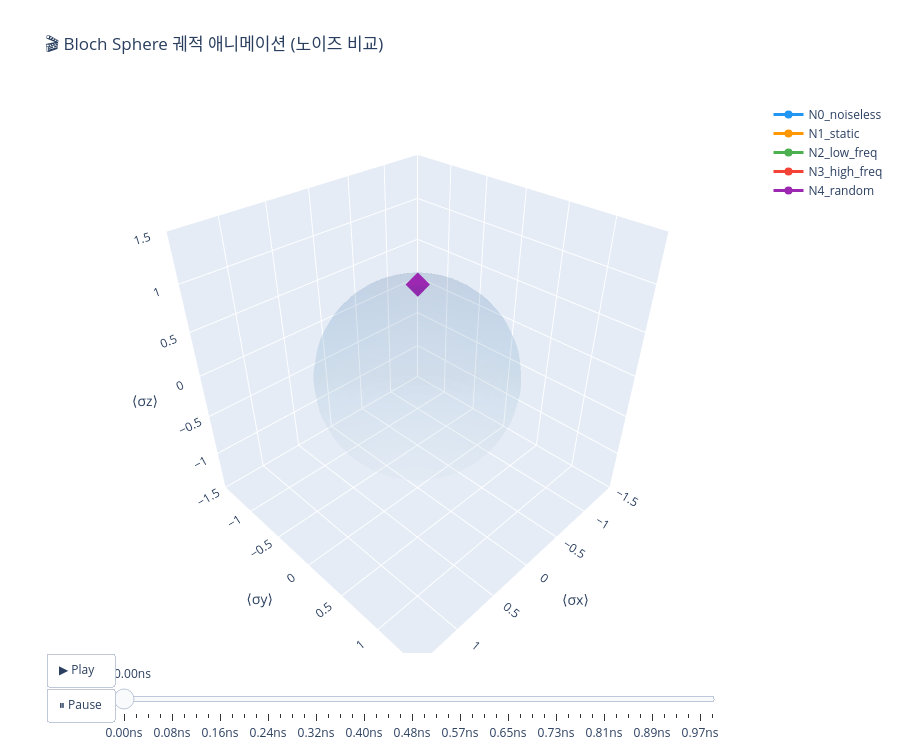

Notebook code cell kept with this figure:
### Code cell
# ===== Bloch Sphere 애니메이션 =====
# 시간 단계별 프레임 생성

frames = []
n_frames = min(50, n_time_steps)
frame_indices = np.linspace(0, n_time_steps - 1, n_frames, dtype=int)

anim_data = []
for step_idx in frame_indices:
    for name, coords in trajectories.items():
        anim_data.append({
            'x': coords[step_idx, 0],
            'y': coords[step_idx, 1],
            'z': coords[step_idx, 2],
            'noise': name,
            'time_step': int(step_idx),
            'time_ns': time_grid[step_idx]
        })

# 프레임별 데이터
for step_idx in frame_indices:
    frame_traces = []
    for idx, (name, coords) in enumerate(trajectories.items()):
        # 궤적 (처음부터 현재까지)
        frame_traces.append(go.Scatter3d(
            x=coords[:step_idx+1, 0], y=coords[:step_idx+1, 1], z=coords[:step_idx+1, 2],
            mode='lines', line=dict(width=3, color=colors[idx % len(colors)]),
            name=name, showlegend=True
        ))
        # 현재 위치
        frame_traces.append(go.Scatter3d(
            x=[coords[step_idx, 0]], y=[coords[step_idx, 1]], z=[coords[step_idx, 2]],
            mode='markers', marker=dict(size=8, color=colors[idx % len(colors)], symbol='diamond'),
            showlegend=False
        ))
    frames.append(go.Frame(data=frame_traces, name=str(step_idx)))

# 초기 프레임
init_traces = []
for idx, (name, coords) in enumerate(trajectories.items()):
    init_traces.append(go.Scatter3d(
        x=[coords[0, 0]], y=[coords[0, 1]], z=[coords[0, 2]],
        mode='lines+markers', line=dict(width=3, color=colors[idx % len(colors)]),
        marker=dict(size=8, color=colors[idx % len(colors)]),
        name=name
    ))
    init_traces.append(go.Scatter3d(
        x=[coords[0, 0]], y=[coords[0, 1]], z=[coords[0, 2]],
        mode='markers', marker=dict(size=8, color=colors[idx % len(colors)], symbol='diamond'),
        showlegend=False
    ))

# 구 표면 추가
init_traces.insert(0, go.Surface(
    x=x_sphere, y=y_sphere, z=z_sphere,
    opacity=0.08, colorscale='Blues', showscale=False, hoverinfo='skip'
))

fig_anim = go.Figure(data=init_traces, frames=frames)
fig_anim.update_layout(
    title='🎬 Bloch Sphere 궤적 애니메이션 (노이즈 비교)',
    scene=dict(
        xaxis_title='⟨σx⟩', yaxis_title='⟨σy⟩', zaxis_title='⟨σz⟩',
        aspectmode='cube',
        xaxis=dict(range=[-1.5, 1.5]),
        yaxis=dict(range=[-1.5, 1.5]),
        zaxis=dict(range=[-1.5, 1.5])
    ),
    updatemenus=[dict(
        type='buttons', showactive=False, x=0.05, y=0,
        buttons=[
            dict(label='▶ Play', method='animate',
                 args=[None, dict(frame=dict(duration=100, redraw=True), fromcurrent=True)]),
            dict(label='⏸ Pause', method='animate',
                 args=[[None], dict(frame=dict(duration=0, redraw=False), mode='immediate')])
        ]
    )],
    sliders=[dict(
        active=0, yanchor='top', xanchor='left', x=0.05, y=0.02, len=0.9,
        steps=[dict(args=[[str(si)], dict(frame=dict(duration=100, redraw=True), mode='immediate')],
                    method='animate', label=f'{time_grid[si]:.2f}ns')
               for si in frame_indices]
    )],
    width=900, height=750
)
fig_anim.show()
print("🎬 Bloch Sphere 애니메이션 완료")

### Figure 1 — Plotly figure (JSON) as saved in the notebook; plotly's stock layout.template omitted (floating-point values rounded to 4 significant figures; data arrays with more than 128 entries replaced by an {"elided": "..."} marker saying what was removed)
{"data": [{"colorscale": [[0, "rgb(247,251,255)"], [0.125, "rgb(222,235,247)"], [0.25, "rgb(198,219,239)"], [0.375, "rgb(158,202,225)"], [0.5, "rgb(107,174,214)"], [0.625, "rgb(66,146,198)"], [0.75, "rgb(33,113,181)"], [0.875, "rgb(8,81,156)"], [1, "rgb(8,48,107)"]], "hoverinfo": "skip", "opacity": 0.08, "showscale": false, "type": "surface", "x": {"elided": "30x30 float values"}, "y": {"elided": "30x30 float values"}, "z": {"elided": "30x30 float values"}}, {"line": {"color": "#2196F3", "width": 3}, "marker": {"color": "#2196F3", "size": 8}, "mode": "lines+markers", "name": "N0_noiseless", "type": "scatter3d", "x": [0], "y": [0], "z": [1]}, {"marker": {"color": "#2196F3", "size": 8, "symbol": "diamond"}, "mode": "markers", "showlegend": false, "type": "scatter3d", "x": [0], "y": [0], "z": [1]}, {"line": {"color": "#FF9800", "width": 3}, "marker": {"color": "#FF9800", "size": 8}, "mode": "lines+markers", "name": "N1_static", "type": "scatter3d", "x": [0], "y": [0], "z": [1]}, {"marker": {"color": "#FF9800", "size": 8, "symbol": "diamond"}, "mode": "markers", "showlegend": false, "type": "scatter3d", "x": [0], "y": [0], "z": [1]}, {"line": {"color": "#4CAF50", "width": 3}, "marker": {"color": "#4CAF50", "size": 8}, "mode": "lines+markers", "name": "N2_low_freq", "type": "scatter3d", "x": [0], "y": [0], "z": [1]}, {"marker": {"color": "#4CAF50", "size": 8, "symbol": "diamond"}, "mode": "markers", "showlegend": false, "type": "scatter3d", "x": [0], "y": [0], "z": [1]}, {"line": {"color": "#f44336", "width": 3}, "marker": {"color": "#f44336", "size": 8}, "mode": "lines+markers", "name": "N3_high_freq", "type": "scatter3d", "x": [0], "y": [0], "z": [1]}, {"marker": {"color": "#f44336", "size": 8, "symbol": "diamond"}, "mode": "markers", "showlegend": false, "type": "scatter3d", "x": [0], "y": [0], "z": [1]}, {"line": {"color": "#9C27B0", "width": 3}, "marker": {"color": "#9C27B0", "size": 8}, "mode": "lines+markers", "name": "N4_random", "type": "scatter3d", "x": [0], "y": [0], "z": [1]}, {"marker": {"color": "#9C27B0", "size": 8, "symbol": "diamond"}, "mode": "markers", "showlegend": false, "type": "scatter3d", "x": [0], "y": [0], "z": [1]}], "layout": {"height": 750, "scene": {"aspectmode": "cube", "xaxis": {"range": [-1.5, 1.5], "title": {"text": "⟨σx⟩"}}, "yaxis": {"range": [-1.5, 1.5], "title": {"text": "⟨σy⟩"}}, "zaxis": {"range": [-1.5, 1.5], "title": {"text": "⟨σz⟩"}}}, "sliders": [{"active": 0, "len": 0.9, "steps": [{"args": [["0"], {"frame": {"duration": 100, "redraw": true}, "mode": "immediate"}], "label": "0.00ns", "method": "animate"}, {"args": [["2"], {"frame": {"duration": 100, "redraw": true}, "mode": "immediate"}], "label": "0.02ns", "method": "animate"}, {"args": [["4"], {"frame": {"duration": 100, "redraw": true}, "mode": "immediate"}], "label": "0.04ns", "method": "animate"}, {"args": [["6"], {"frame": {"duration": 100, "redraw": true}, "mode": "immediate"}], "label": "0.06ns", "method": "animate"}, {"args": [["8"], {"frame": {"duration": 100, "redraw": true}, "mode": "immediate"}], "label": "0.08ns", "method": "animate"}, {"args": [["10"], {"frame": {"duration": 100, "redraw": true}, "mode": "immediate"}], "label": "0.10ns", "method": "animate"}, {"args": [["12"], {"frame": {"duration": 100, "redraw": true}, "mode": "immediate"}], "label": "0.12ns", "method": "animate"}, {"args": [["14"], {"frame": {"duration": 100, "redraw": true}, "mode": "immediate"}], "label": "0.14ns", "method": "animate"}, {"args": [["16"], {"frame": {"duration": 100, "redraw": true}, "mode": "immediate"}], "label": "0.16ns", "method": "animate"}, {"args": [["18"], {"frame": {"duration": 100, "redraw": true}, "mode": "immediate"}], "label": "0.18ns", "method": "animate"}, {"args": [["20"], {"frame": {"duration": 100, "redraw": true}, "mode": "immediate"}], "label": "0.20ns", "method": "animate"}, {"args": [["22"], {"frame": {"duration": 100, "redraw": true}, "mode": "immediate"}], "label": "0.22ns", "method": "animate"}, {"args": [["24"], {"frame": {"duration": 100, "redraw": true}, "mode": "immediate"}], "label": "0.24ns", "method": "animate"}, {"args": [["26"], {"frame": {"duration": 100, "redraw": true}, "mode": "immediate"}], "label": "0.26ns", "method": "animate"}, {"args": [["28"], {"frame": {"duration": 100, "redraw": true}, "mode": "immediate"}], "label": "0.28ns", "method": "animate"}, {"args": [["30"], {"frame": {"duration": 100, "redraw": true}, "mode": "immediate"}], "label": "0.30ns", "method": "animate"}, {"args": [["32"], {"frame": {"duration": 100, "redraw": true}, "mode": "immediate"}], "label": "0.32ns", "method": "animate"}, {"args": [["34"], {"frame": {"duration": 100, "redraw": true}, "mode": "immediate"}], "label": "0.34ns", "method": "animate"}, {"args": [["36"], {"frame": {"duration": 100, "redraw": true}, "mode": "immediate"}], "label": "0.36ns", "method": "animate"}, {"args": [["38"], {"frame": {"duration": 100, "redraw": true}, "mode": "immediate"}], "label": "0.38ns", "method": "animate"}, {"args": [["40"], {"frame": {"duration": 100, "redraw": true}, "mode": "immediate"}], "label": "0.40ns", "method": "animate"}, {"args": [["42"], {"frame": {"duration": 100, "redraw": true}, "mode": "immediate"}], "label": "0.42ns", "method": "animate"}, {"args": [["44"], {"frame": {"duration": 100, "redraw": true}, "mode": "immediate"}], "label": "0.44ns", "method": "animate"}, {"args": [["46"], {"frame": {"duration": 100, "redraw": true}, "mode": "immediate"}], "label": "0.46ns", "method": "animate"}, {"args": [["48"], {"frame": {"duration": 100, "redraw": true}, "mode": "immediate"}], "label": "0.48ns", "method": "animate"}, {"args": [["50"], {"frame": {"duration": 100, "redraw": true}, "mode": "immediate"}], "label": "0.51ns", "method": "animate"}, {"args": [["52"], {"frame": {"duration": 100, "redraw": true}, "mode": "immediate"}], "label": "0.53ns", "method": "animate"}, {"args": [["54"], {"frame": {"duration": 100, "redraw": true}, "mode": "immediate"}], "label": "0.55ns", "method": "animate"}, {"args": [["56"], {"frame": {"duration": 100, "redraw": true}, "mode": "immediate"}], "label": "0.57ns", "method": "animate"}, {"args": [["58"], {"frame": {"duration": 100, "redraw": true}, "mode": "immediate"}], "label": "0.59ns", "method": "animate"}, {"args": [["60"], {"frame": {"duration": 100, "redraw": true}, "mode": "immediate"}], "label": "0.61ns", "method": "animate"}, {"args": [["62"], {"frame": {"duration": 100, "redraw": true}, "mode": "immediate"}], "label": "0.63ns", "method": "animate"}, {"args": [["64"], {"frame": {"duration": 100, "redraw": true}, "mode": "immediate"}], "label": "0.65ns", "method": "animate"}, {"args": [["66"], {"frame": {"duration": 100, "redraw": true}, "mode": "immediate"}], "label": "0.67ns", "method": "animate"}, {"args": [["68"], {"frame": {"duration": 100, "redraw": true}, "mode": "immediate"}], "label": "0.69ns", "method": "animate"}, {"args": [["70"], {"frame": {"duration": 100, "redraw": true}, "mode": "immediate"}], "label": "0.71ns", "method": "animate"}, {"args": [["72"], {"frame": {"duration": 100, "redraw": true}, "mode": "immediate"}], "label": "0.73ns", "method": "animate"}, {"args": [["74"], {"frame": {"duration": 100, "redraw": true}, "mode": "immediate"}], "label": "0.75ns", "method": "animate"}, {"args": [["76"], {"frame": {"duration": 100, "redraw": true}, "mode": "immediate"}], "label": "0.77ns", "method": "animate"}, {"args": [["78"], {"frame": {"duration": 100, "redraw": true}, "mode": "immediate"}], "label": "0.79ns", "method": "animate"}, {"args": [["80"], {"frame": {"duration": 100, "redraw": true}, "mode": "immediate"}], "label": "0.81ns", "method": "animate"}, {"args": [["82"], {"frame": {"duration": 100, "redraw": true}, "mode": "immediate"}], "label": "0.83ns", "method": "animate"}, {"args": [["84"], {"frame": {"duration": 100, "redraw": true}, "mode": "immediate"}], "label": "0.85ns", "method": "animate"}, {"args": [["86"], {"frame": {"duration": 100, "redraw": true}, "mode": "immediate"}], "label": "0.87ns", "method": "animate"}, {"args": [["88"], {"frame": {"duration": 100, "redraw": true}, "mode": "immediate"}], "label": "0.89ns", "method": "animate"}, {"args": [["90"], {"frame": {"duration": 100, "redraw": true}, "mode": "immediate"}], "label": "0.91ns", "method": "animate"}, {"args": [["92"], {"frame": {"duration": 100, "redraw": true}, "mode": "immediate"}], "label": "0.93ns", "method": "animate"}, {"args": [["94"], {"frame": {"duration": 100, "redraw": true}, "mode": "immediate"}], "label": "0.95ns", "method": "animate"}, {"args": [["96"], {"frame": {"duration": 100, "redraw": true}, "mode": "immediate"}], "label": "0.97ns", "method": "animate"}, {"args": [["99"], {"frame": {"duration": 100, "redraw": true}, "mode": "immediate"}], "label": "1.00ns", "method": "animate"}], "x": 0.05, "xanchor": "left", "y": 0.02, "yanchor": "top"}], "title": {"text": "🎬 Bloch Sphere 궤적 애니메이션 (노이즈 비교)"}, "updatemenus": [{"buttons": [{"args": [null, {"frame": {"duration": 100, "redraw": true}, "fromcurrent": true}], "label": "▶ Play", "method": "animate"}, {"args": [[null], {"frame": {"duration": 0, "redraw": false}, "mode": "immediate"}], "label": "⏸ Pause", "method": "animate"}], "showactive": false, "type": "buttons", "x": 0.05, "y": 0}], "width": 900}}
